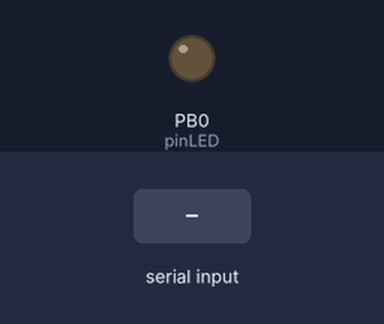
A sketch run on a simulated ATtiny85, built with avr-gcc and run on an emulated ATtiny85. Parts: output pins drawn as LEDs (lit = HIGH). The inputs (shaded band) are chosen by the test bench.

Above: at 1.2 s.
1.3 s: "1\n" received over the second serial link
At 2.1 s:
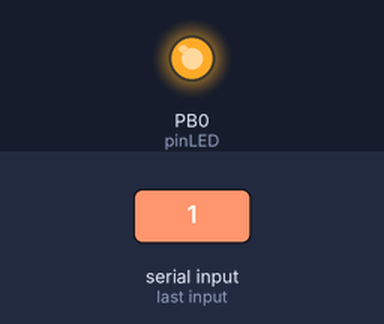
2.8 s: "0\n" received over the second serial link
At 4.0 s:
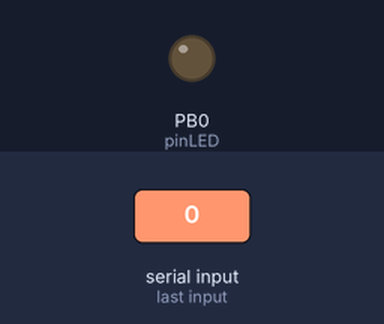
Timing chart, 0 to 5.8 s (numbered marks = the images above; inputs shaded):
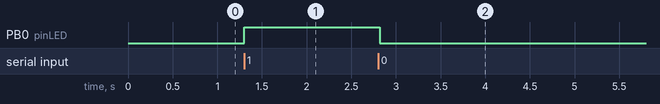

The sketch:

citanie.ino
```cpp
// HC-05 - AtTiny85 tester - basic commands
// Autor: Martin Chlebovec
// Osobný web: https://arduino.php5.sk
// Email: martinius96@gmail.com
#define RX 3
#define TX 4
#define pinLED 0
#include <SoftwareSerial.h>
SoftwareSerial bluetooth(RX, TX); //change RX, TX to TX, RX if problems occured

void setup() {
  bluetooth.begin(9600);
  pinMode(pinLED, OUTPUT);
}

void loop() {
  byte BluetoothData;
  if (bluetooth.available() > 0) {

    BluetoothData = bluetooth.read();
    switch (BluetoothData) {
      case '0':
        digitalWrite(pinLED, LOW);
        bluetooth.println("Vypni LED diodu.");
        break;
      case '1':
        digitalWrite(pinLED, HIGH);
        bluetooth.println("Zapni LED diodu.");
        break;
      case 'c':
        bluetooth.print("System bezi: ");
        bluetooth.print(millis() / 1000);
        bluetooth.println(" sekund.");
        break;
      case '\r':
        break;
      case '\n':
        break;
      default:
        bluetooth.println("Neznamy prikaz.");
    }
  }
  delay(100);
}
```

Measured:
- after the input at 1.3 s, PB0 (pinLED): LOW → HIGH at once
- after the input at 2.8 s, PB0 (pinLED): HIGH → LOW at once
